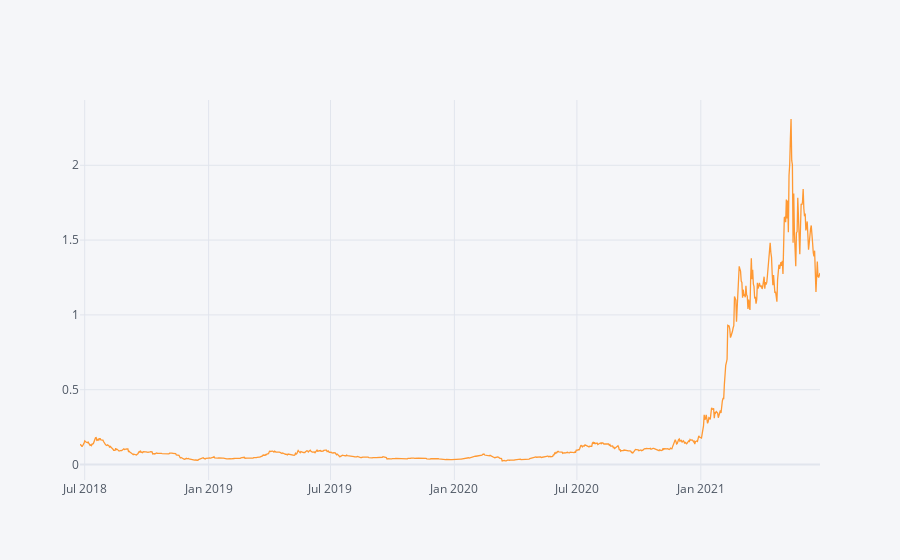

Write notebook code for a chart like this one.
### Code cell
#Visualization (Closing Price)
df.xs(key='Close',axis=1).iplot()

### Figure 1 — Plotly figure (JSON) as saved in the notebook; plotly's stock layout.template omitted (floating-point values rounded to 4 significant figures; data arrays with more than 128 entries replaced by an {"elided": "..."} marker saying what was removed)
{"data": [{"line": {"color": "rgba(255, 153, 51, 1.0)", "dash": "solid", "shape": "linear", "width": 1.3}, "mode": "lines", "name": "Close", "text": "", "type": "scatter", "x": {"elided": "1095 str values"}, "y": {"elided": "1095 float values"}}], "layout": {"legend": {"bgcolor": "#F5F6F9", "font": {"color": "#4D5663"}}, "paper_bgcolor": "#F5F6F9", "plot_bgcolor": "#F5F6F9", "title": {"font": {"color": "#4D5663"}}, "xaxis": {"gridcolor": "#E1E5ED", "showgrid": true, "tickfont": {"color": "#4D5663"}, "title": {"font": {"color": "#4D5663"}, "text": ""}, "zerolinecolor": "#E1E5ED"}, "yaxis": {"gridcolor": "#E1E5ED", "showgrid": true, "tickfont": {"color": "#4D5663"}, "title": {"font": {"color": "#4D5663"}, "text": ""}, "zerolinecolor": "#E1E5ED"}}}
